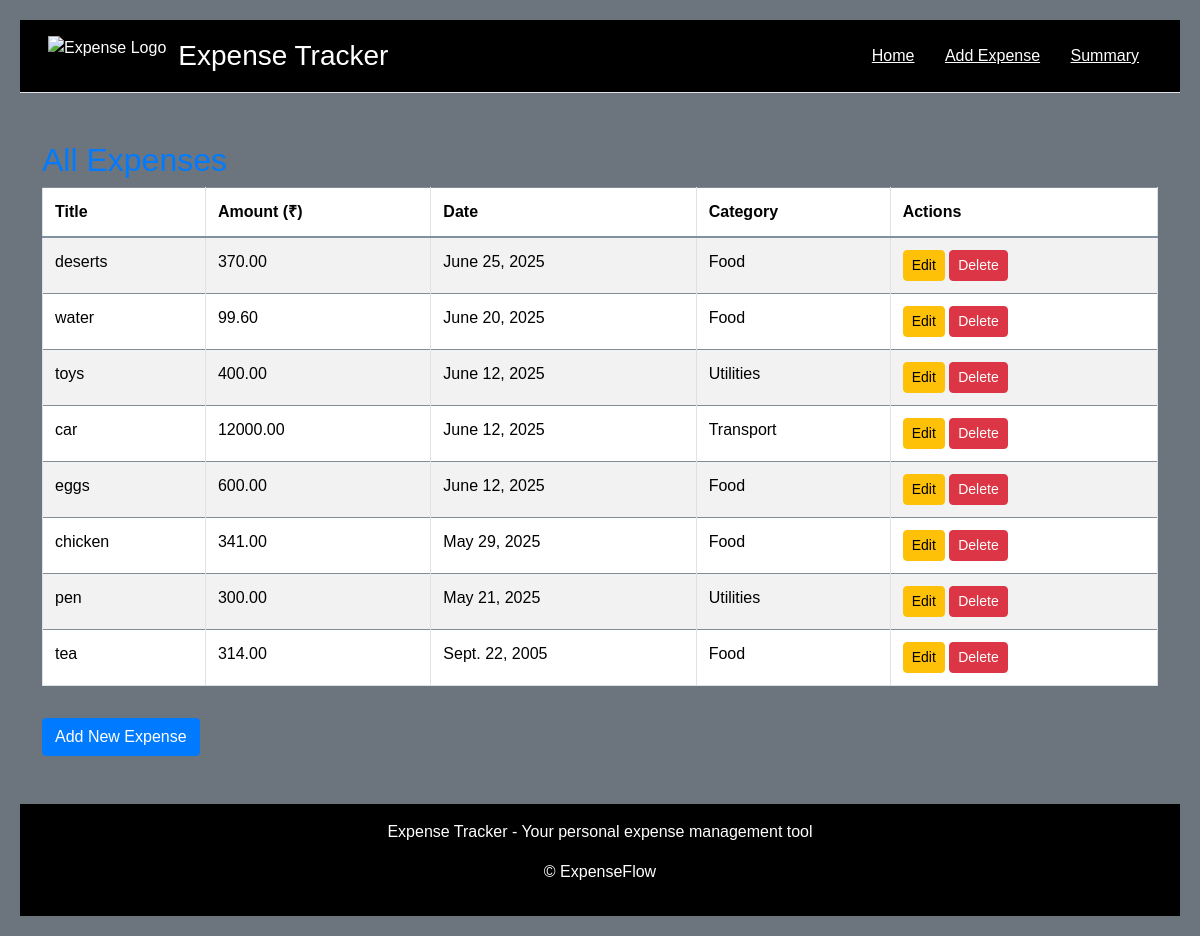
The page / on the database its author committed.
### expenses/models.py (models this page shows, shortened)
class Expense(models.Model):
    CATEGORY_CHOICES = [
        ('Food', 'Food'),
        ('Transport', 'Transport'),
        ('Utilities', 'Utilities'),
        ('Entertainment', 'Entertainment'),
        ('Other', 'Other'),
    ]
    title = models.CharField(max_length=100)
    amount = models.DecimalField(max_digits=10, decimal_places=2)
    date = models.DateField()
    category = models.CharField(max_length=20, choices=CATEGORY_CHOICES)

### expenses/views.py (the view)
# urls.py: path('', views.list_expenses, name='list_expenses'),
def list_expenses(request):
    expenses = Expense.objects.all().order_by('-date')
    return render(request, 'expenses/list.html', {'expenses': expenses})

### expense_daily/expense_tracker/expenses/templates/expenses/list.html (shortened to what this page needs)
{% extends 'expenses/base.html' %}
{% block content %}
<h2 class="animate__animated animate__fadeInDown">All Expenses</h2>
{% if expenses %}
<table class="table table-bordered table-striped animate__animated animate__fadeInUp">
    <thead>
        <tr>
            <th>Title</th>
            <th>Amount (₹)</th>
            <th>Date</th>
            <th>Category</th>
            <th>Actions</th>
        </tr>
    </thead>
    <tbody>
        {% for expense in expenses %}
        <tr>
            <td>{{ expense.title }}</td>
            <td>{{ expense.amount }}</td>
            <td>{{ expense.date }}</td>
            <td>{{ expense.category }}</td>
            <td>
                <a href="{% url 'expenses:edit_expense' expense.pk %}" class="btn btn-sm btn-warning animate__animated animate__fadeIn">Edit</a>
                <a href="{% url 'expenses:delete_expense' expense.pk %}" class="btn btn-sm btn-danger animate__animated animate__fadeIn">Delete</a>
            </td>
        </tr>
        {% endfor %}
    </tbody>
</table>
{% else %}
<p class="animate__animated animate__fadeIn">No expenses recorded yet.</p>
{% endif %}
<a href="{% url 'expenses:add_expense' %}" class="btn btn-primary mt-3 animate__animated animate__bounceIn">Add New Expense</a>
{% endblock %}

### expense_daily/expense_tracker/expenses/templates/expenses/base.html (shortened to what this page needs)
{% load static %}
<!DOCTYPE html>
<html lang="en">
<head>
    <link href="https://cdn.jsdelivr.net/npm/bootstrap@5.3.2/dist/css/bootstrap.min.css" rel="stylesheet">
    <link rel="stylesheet" href="{% static 'css/custom.css' %}">
    <link rel="stylesheet" href="https://cdnjs.cloudflare.com/ajax/libs/animate.css/4.1.1/animate.min.css"/>
</head>
<body class="bg-secondary">
    <header class="p-3 mb-4 border-bottom text-white" style="background-color:black;">
        <div class="container d-flex justify-content-between align-items-center ">
            <div class="d-flex align-items-center">
                <img src="https://videos.openai.com/vg-assets/assets%2Ftask_01jwjw8887ez6ajsdd7gaws4xc%2F1748685375_img_2.webp?st=2025-05-31T08%3A23%3A46Z&se=2025-06-06T09%3A23%3A46Z&sks=b&skt=2025-05-31T08%3A23%3A46Z&ske=2025-06-06T09%3A23%3A46Z&sktid=a48cca56-e6da-484e-a814-9c849652bcb3&skoid=8ebb0df1-a278-4e2e-9c20-f2d373479b3a&skv=2019-02-02&sv=2018-11-09&sr=b&sp=r&spr=https%2Chttp&sig=DJ3f2M7W21CZiMD4dvWXT8kl5VLEalr1Dqb02nFSZH8%3D&az=oaivgprodscus" alt="Expense Logo" style="height:40px; width:auto; margin-right:12px;">
                <h1 class="h3 m-0">
                    <a href="{% url 'expenses:list_expenses' %}" class="text-decoration-none text-white">Expense Tracker</a>
                </h1>
            </div>
            <nav>
                <a href="{% url 'expenses:list_expenses' %}" class="btn btn-link text-white">Home</a>
                <a href="{% url 'expenses:add_expense' %}" class="btn btn-link text-white">Add Expense</a>
                <a href="{% url 'expenses:summary' %}" class="btn btn-link text-white">Summary</a>
            </nav>
        </div>
    </header>
    <main class="container animate__animated animate__fadeIn bg-secondary-custom py-4 rounded">
        {% block content %}{% endblock %}
    </main>
    <footer class="text-center p-3 mt-4 text-content font-weight-bold" style="background-color: black; color: white;">
        <p>Expense Tracker - Your personal expense management tool</p>
        <p>&copy; ExpenseFlow</p>
    </footer>
</body>
</html>

### expense_daily/static/css/custom.css (style rules this page uses)
body { font-family: 'Arial', sans-serif; background-color: #1c3c5c; color: #343a40; margin: 0; padding: 20px; }
h2 { color: #007bff; }
.table { width: 100%; margin-bottom: 1rem; color: #212529; background-color: #6c757d ; }
.table th, .table td { padding: 0.75rem; vertical-align: top; border-top: 1px solid #818c97; }
.table thead th { vertical-align: bottom; border-bottom: 2px solid #8191a1; }
.btn { border-radius: 0.25rem; }
.btn-primary { background-color: #007bff; border-color: #007bff; }
.btn-warning { background-color: #ffc107; border-color: #ffc107; }
.btn-danger { background-color: #dc3545; border-color: #dc3545; }
footer { background-color: #0e1011; padding: 1rem; text-align: center; margin-top: 20px; }
.bg-secondary-custom { background-color: #6c757d !important; }

### rows shown on the page
Expense: title "deserts", amount "370.00", date "June 25, 2025", category "Food"
Expense: title "water", amount "99.60", date "June 20, 2025", category "Food"
Expense: title "toys", amount "400.00", date "June 12, 2025", category "Utilities"
Expense: title "car", amount "12000.00", date "June 12, 2025", category "Transport"
Expense: title "eggs", amount "600.00", date "June 12, 2025", category "Food"
Expense: title "chicken", amount "341.00", date "May 29, 2025", category "Food"
Expense: title "pen", amount "300.00", date "May 21, 2025", category "Utilities"
Expense: title "tea", amount "314.00", date "Sept. 22, 2005", category "Food"
